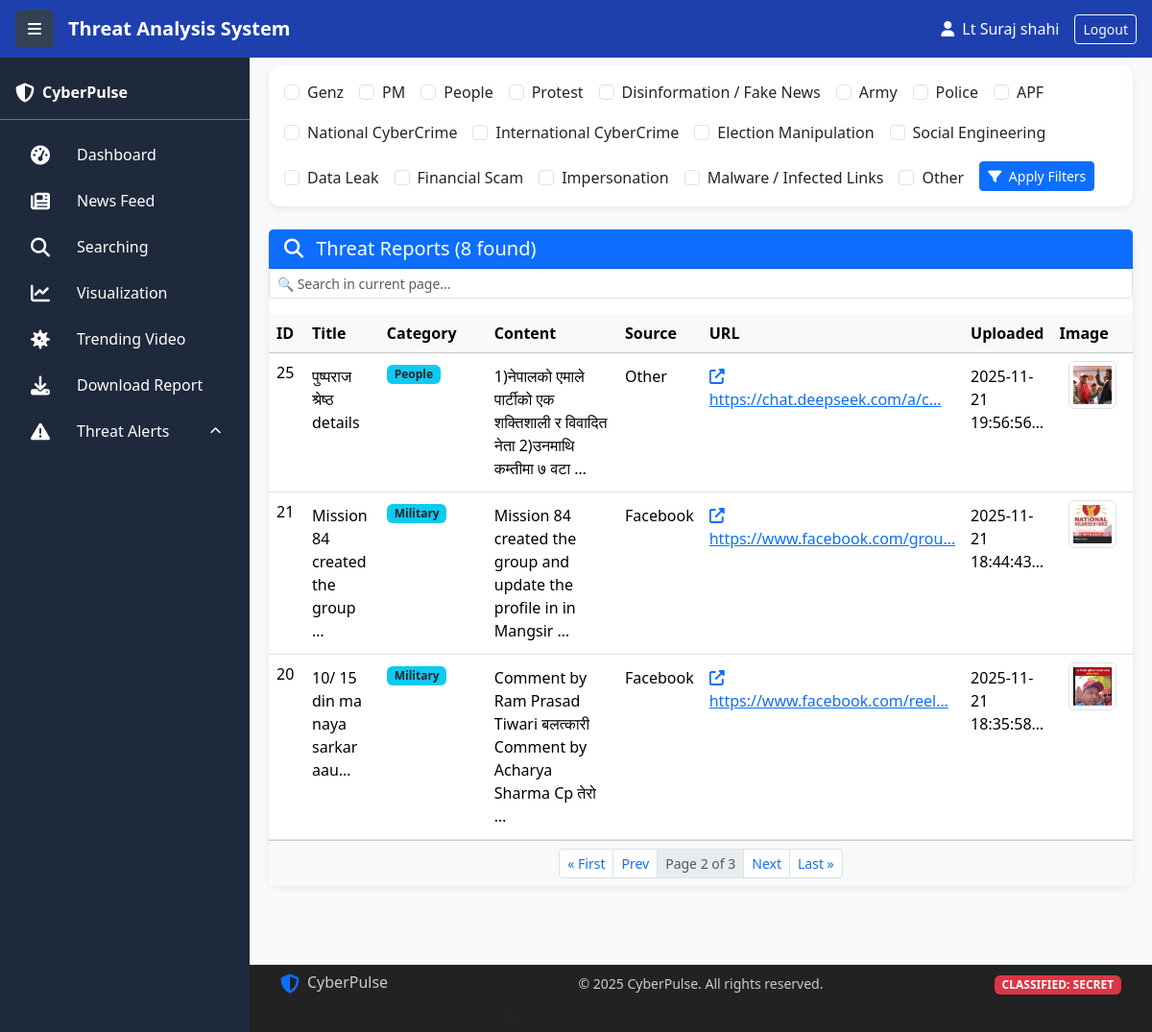
/search_news/?page=2, run on the app's committed database.
### collect/models.py (models this page shows, shortened)
class ThreatAlert(models.Model):
    CATEGORY_CHOICES = [
        ('Genz', 'Genz'),
        ('PM', 'PM'),
        ('People', 'People'),
        ('Protest', 'Protest'),
        ('Disinformation', 'Disinformation / Fake News'),
        ('Army', 'Army'),
        ('Police', 'Police'),
        ('APF', 'APF'),
        ('NationalCyberCrime', 'National CyberCrime'),
        ('InternationalCyberCrime', 'International CyberCrime'),
        ('ElectionManipulation', 'Election Manipulation'),
        ('SocialEngineering', 'Social Engineering'),
        ('DataLeak', 'Data Leak'),
        ('Scam', 'Financial Scam'),
        ('Impersonation', 'Impersonation'),
        ('Malware', 'Malware / Infected Links'),
        ('Other', 'Other'),
    ]
    SEVERITY_CHOICES = [
        ('low', 'Low'),
        ('medium', 'Medium'),
        ('high', 'High'),
         ('critical', 'Critical'),
    ]
    title = models.CharField(max_length=300)
    image = models.ImageField(upload_to='threat_alerts/', blank=True, null=True)
    video = models.FileField(upload_to='threat_alerts/videos/', blank=True, null=True,
                           help_text="Upload video files")
    content = models.TextField()
    category = models.CharField(
        max_length=50,
        choices=CATEGORY_CHOICES,
        default='Other'
    )
    source = models.CharField(max_length=50, default='unknown')
    url = models.URLField(unique=True)
    severity = models.CharField(
        max_length=10,
        choices=SEVERITY_CHOICES,
        default='low'
    )
    timestamp = models.DateTimeField(auto_now_add=True)

### collect/views.py (the view)
# urls.py: path('search_news/', views.newsSearching, name='news_search'),
def newsSearching(request):
    selected = request.GET.getlist('category')
    threats = ThreatAlert.objects.all()
    if selected:
        threats = threats.filter(category__in=selected)
    threats = threats.order_by('-timestamp')
    category_counts = Counter(threats.values_list('category', flat=True))
    chart_data = []
    for value, label in ThreatAlert.CATEGORY_CHOICES:
        if not selected or value in selected:
            chart_data.append({
                'label': label,
                'count': category_counts.get(value, 0)
            })
    paginator = Paginator(threats, 3)
    page_number = request.GET.get('page')
    threats_page = paginator.get_page(page_number)
    return render(request, 'searchNews.html', {
        'threats': threats_page,  # ← paginated object
        'all_categories': ThreatAlert.CATEGORY_CHOICES,
        'selected_categories': selected,
        'chart_data': chart_data,
    })

### templates/searchNews.html (shortened to what this page needs)
{% extends "base.html" %}
{% block content %}
<div class="card border-0 mb-4">
  <div class="card-body">
    <form method="get" class="d-flex flex-wrap gap-3 align-items-end">
      {% for value, label in all_categories %}
        <div class="form-check">
          <input
            class="form-check-input"
            type="checkbox"
            name="category"
            value="{{ value }}"
            id="cat_{{ value }}"
          >
          <label class="form-check-label" for="cat_{{ value }}">
            {{ label }}
          </label>
        </div>
      {% endfor %}
      <button type="submit" class="btn btn-primary btn-sm">
        <i class="fas fa-filter me-1"></i> Apply Filters
      </button>
    </form>
  </div>
</div>
<div class="card border-0">
  <div class="card-header bg-primary text-white d-flex justify-content-between align-items-center">
    <h5 class="mb-0">
      <i class="fas fa-search me-2"></i>
      Threat Reports ({{ threats.paginator.count }} found)
    </h5>
  </div>
  <div class="card-body p-0">
    <div class="table-responsive">
      <table class="table table-hover mb-0" id="threatTable">
        <thead class="table-light">
          <tr>
            <th style="width: 5%;">ID</th>
            <th style="width: 10%;">Title</th>
            <th style="width: 20%;">Category</th>
            <th style="width: 30%;">Content</th>
            <th style="width: 5%;">Source</th>
            <th style="width: 10%;">URL</th>
            <th style="width: 5%;">Uploaded</th>
            <th style="width: 15%;">Image</th>
          </tr>
        </thead>
        <tbody>
          {% for threat in threats %}
          <tr>
            <td>{{ threat.id }}</td>
            <td>
              <div class="expandable-cell"
                   data-full="{{ threat.title }}"
                   data-truncated="{{ threat.title|truncatechars:30 }}">
                {{ threat.title|truncatechars:30 }}
              </div>
            </td>
            <td>
              <span class="badge bg-info text-dark">
                {{ threat.get_category_display }}
              </span>
            </td>
            <td>
              <div class="expandable-cell"
                   data-full="{{ threat.content }}"
                   data-truncated="{{ threat.content|truncatewords:12 }}">
                {{ threat.content|truncatewords:12 }}
              </div>
            </td>
            <td>
              <div class="expandable-cell"
                   data-full="{{ threat.source }}"
                   data-truncated="{{ threat.source|truncatechars:20 }}">
                {{ threat.source|truncatechars:20 }}
              </div>
            </td>
            <td>
              {% if threat.url %}
                <a href="{{ threat.url }}" target="_blank" rel="noopener noreferrer" class="text-primary">
                  <div class="expandable-cell"
                       data-full="{{ threat.url }}"
                       data-truncated="{{ threat.url|truncatechars:30 }}">
                    <i class="fas fa-external-link-alt me-1"></i>
                    {{ threat.url|truncatechars:30 }}
                  </div>
                </a>
              {% else %}
                <span class="text-muted">—</span>
              {% endif %}
            </td>
           {% load tz %}
            <td>
              <div class="expandable-cell"
                  data-full="{{ threat.timestamp|timezone:'Asia/Kathmandu' }}"
                  data-truncated="{{ threat.timestamp|timezone:'Asia/Kathmandu'|truncatechars:20 }}">
                {{ threat.timestamp|timezone:'Asia/Kathmandu'|truncatechars:20 }}
              </div>
            </td>
            <td class="text-center">
              {% if threat.image %}
                <a href="{{ threat.image.url }}" target="_blank" rel="noopener noreferrer" title="View full image">
                  <img src="{{ threat.image.url }}"
                       alt="Threat image"
                       class="img-thumbnail rounded"
                       style="width: 50px; height: 50px; object-fit: cover;">
                </a>
              {% else %}
                <span class="text-muted">—</span>
              {% endif %}
            </td>
          </tr>
          {% empty %}
          <tr>
            <td colspan="6" class="text-center py-4 text-muted">
              No threat reports match your filters.
            </td>
          </tr>
          {% endfor %}
        </tbody>
      </table>
    </div>
    {% if threats.has_other_pages %}
      <div class="card-footer bg-light d-flex justify-content-center">
        <nav aria-label="Threat pagination">
          <ul class="pagination pagination-sm mb-0">
            {% if threats.has_previous %}
              <li class="page-item">
                <a class="page-link" href="?page=1{% for cat in selected_categories %}&category={{ cat }}{% endfor %}">&laquo; First</a>
              </li>
              <li class="page-item">
                <a class="page-link" href="?page={{ threats.previous_page_number }}{% for cat in selected_categories %}&category={{ cat }}{% endfor %}">Prev</a>
              </li>
            {% endif %}
            <li class="page-item disabled">
              <span class="page-link">Page {{ threats.number }} of {{ threats.paginator.num_pages }}</span>
            </li>
            {% if threats.has_next %}
              <li class="page-item">
                <a class="page-link" href="?page={{ threats.next_page_number }}{% for cat in selected_categories %}&category={{ cat }}{% endfor %}">Next</a>
              </li>
              <li class="page-item">
                <a class="page-link" href="?page={{ threats.paginator.num_pages }}{% for cat in selected_categories %}&category={{ cat }}{% endfor %}">Last &raquo;</a>
              </li>
            {% endif %}
          </ul>
        </nav>
      </div>
    {% endif %}
  </div>
</div>
{% endblock %}

### templates/base.html (style rules this page uses)
:root { --sidebar-width: 260px; --footer-height: 120px; }
body { margin: 0; background-color: #f8fafc; overflow-x: hidden; }
.card { border-radius: 12px; box-shadow: 0 2px 8px rgba(0,0,0,0.08); border: none; }

### templates/searchNews.html (style rules this page uses)
.expandable-cell { cursor: pointer; display: -webkit-box; -webkit-box-orient: vertical; overflow: hidden; text-overflow: ellipsis; padding: 4px 0; }

### data on the page
ThreatAlert: id "25", title "पुष्पराज श्रेष्ठ details", category "People", content "1)नेपालको एमाले पार्टीको एक शक्तिशाली र विवादित नेता 2)उनमाथि कम्तीमा ७ वटा …", source "Other", url "https://chat.deepseek.com/a/c…", timestamp "2025-11-21 19:56:56…", image (picture)
ThreatAlert: id "21", title "Mission 84 created the group …", category "Military", content "Mission 84 created the group and update the profile in in Mangsir …", source "Facebook", url "https://www.facebook.com/grou…", timestamp "2025-11-21 18:44:43…", image (picture)
ThreatAlert: id "20", title "10/ 15 din ma naya sarkar aau…", category "Military", content "Comment by Ram Prasad Tiwari बलत्कारी Comment by Acharya Sharma Cp तेरो …", source "Facebook", url "https://www.facebook.com/reel…", timestamp "2025-11-21 18:35:58…", image (picture)

### other printed values
{{ label }} "Genz" "PM" "People" "Protest" "Disinformation / Fake News" "Army" "Police" "APF" "National CyberCrime" "International CyberCrime" "Election Manipulation" "Social Engineering" "Data Leak" "Financial Scam" "Impersonation" "Malware / Infected Links" "Other"
{{ threats.paginator.count }} "8"
{{ threats.number }} "2"
{{ threats.paginator.num_pages }} "3"
